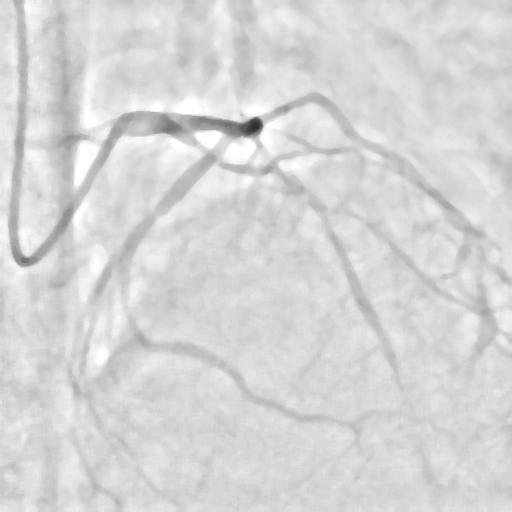
%> input picture rankfiltered.jpg, 512 x 512 px
$ octave utmodi.m   (GNU Octave 9; MATLAB toolbox functions it lacks are replaced by stand-ins)
%> lines starting %> are read from the running program, lines starting %| are printed output that depends on the picture
close all
A=imread('rankfiltered.jpg');
%> A is the input picture: size 512x512x3 uint8; min 43, max 255, mean 214.2
Ranked=im2gray(A);
noisyLAB = rgb2lab(A);
%> noisyLAB: size 512x512x3 double; mean of channels 1, 2, 3 85.7, 0, 0
roi = [210,24,52,41];
patch = imcrop(noisyLAB,roi);
%> patch: size 42x53x3 double; mean of channels 1, 2, 3 85.3, 0, 0
patchSq = patch.^2;
%> patchSq: size 42x53x3 double; mean of channels 1, 2, 3 7295.3, 0, 0
edist = sqrt(sum(patchSq,3));
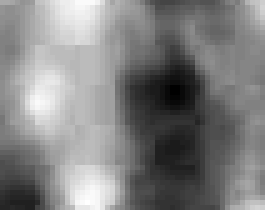
%> edist: size 42x53 double (shown 5 times larger); min 75.15, max 95.15, mean 85.3; drawn with min black and max white
patchSigma = sqrt(var(edist(:)));
%> patchSigma = 4.53
DoS = 1.1*patchSigma;
%> DoS = 4.98
%> (the run ends here)
